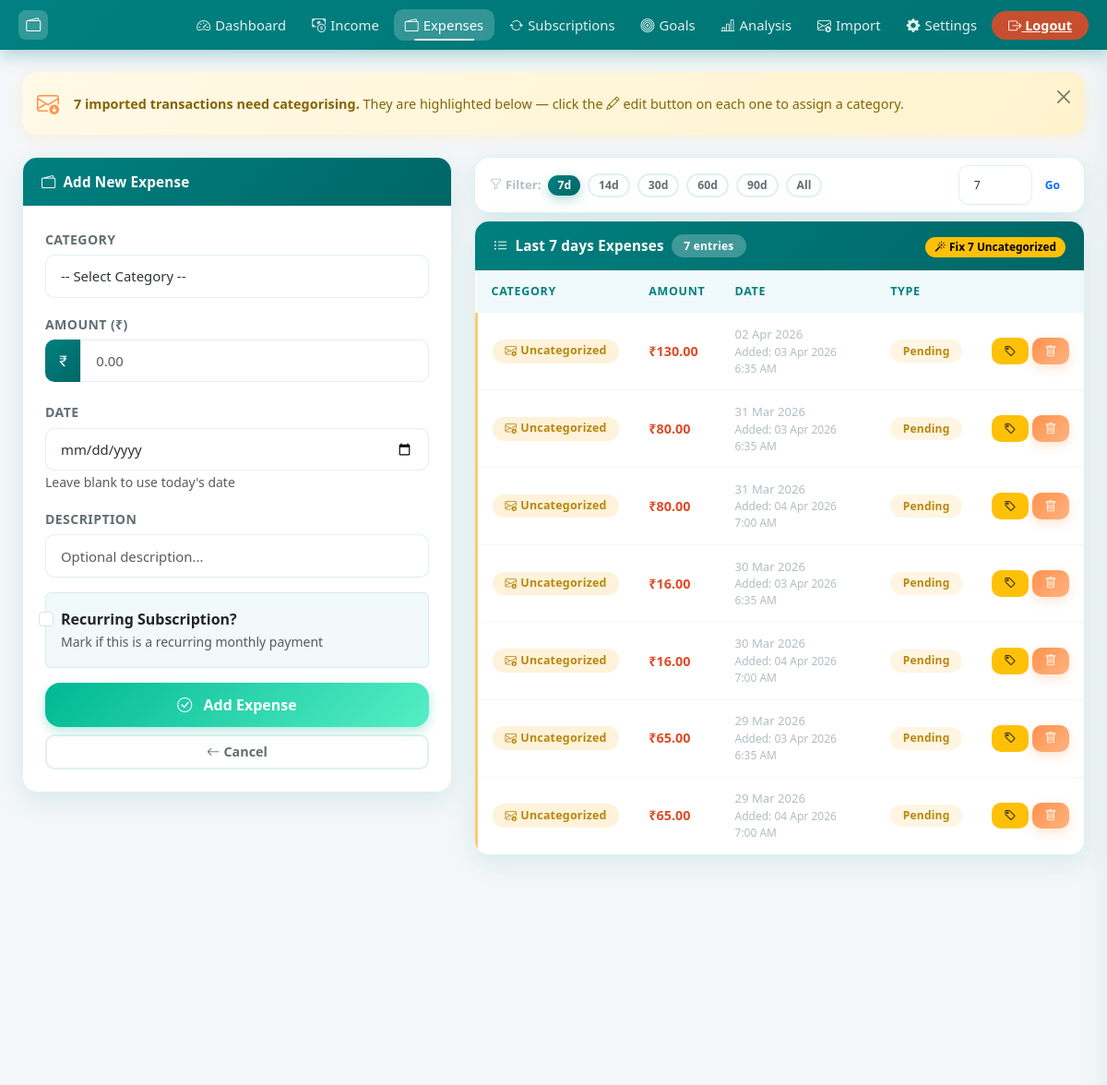
The page /add_expense?days=7 (signed in, upper part) on the database as committed earlier.
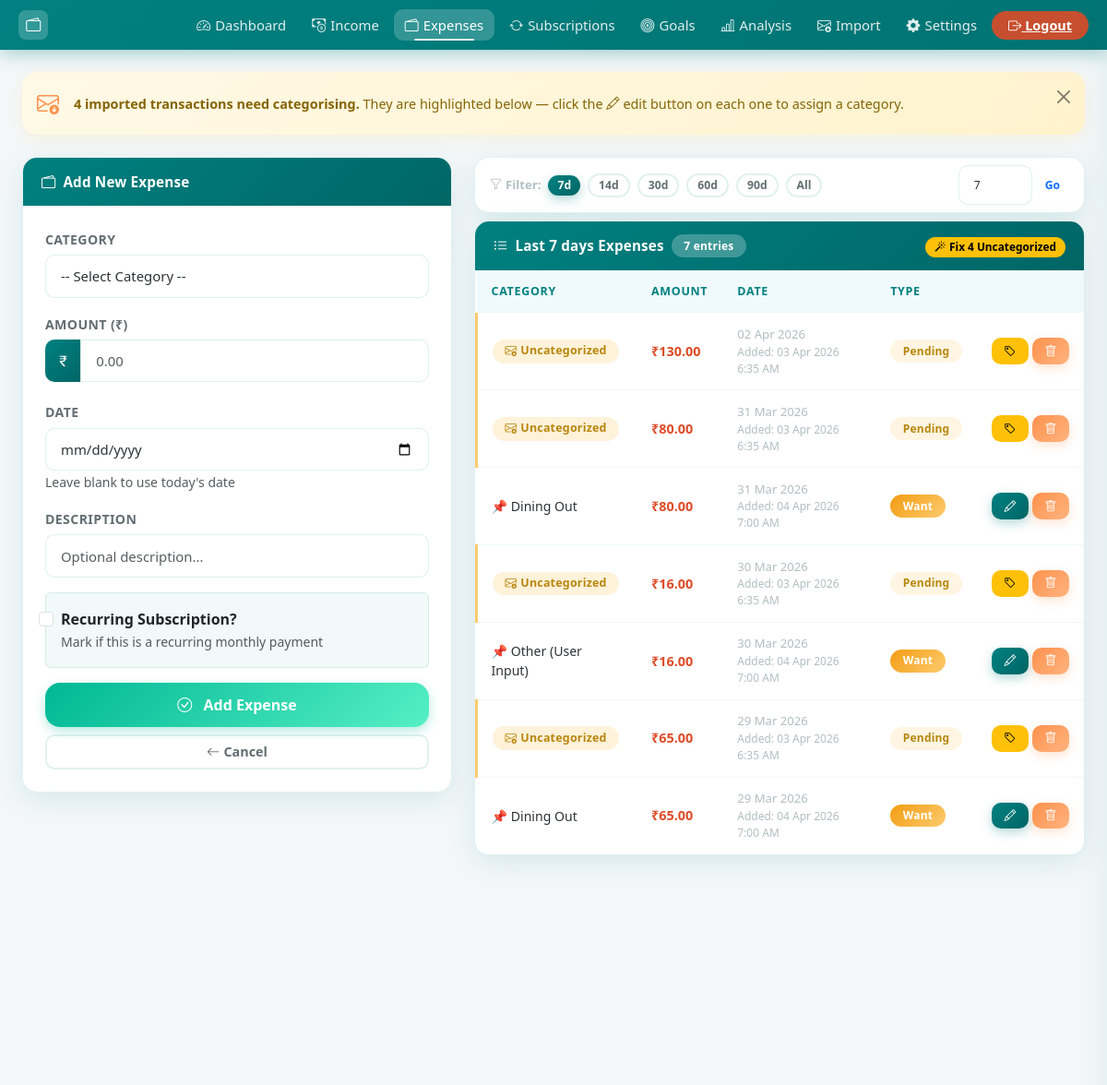
The same page on the database as committed later.
### models.py (models this page shows)
class Expense(db.Model):
    id = db.Column(db.Integer, primary_key=True)
    user_id = db.Column(db.Integer, db.ForeignKey('user.id'), nullable=False)
    category = db.Column(db.String(100), nullable=False)
    amount = db.Column(db.Float, nullable=False)
    date = db.Column(db.DateTime, default=_now)
    created_at = db.Column(db.DateTime, default=_now)
    description = db.Column(db.String(200))
    is_essential = db.Column(db.Boolean, default=False)
    is_subscription = db.Column(db.Boolean, default=False)
    sub_start_date = db.Column(db.DateTime, nullable=True)
    sub_end_date = db.Column(db.DateTime, nullable=True)
    sub_expired_notified = db.Column(db.Boolean, default=False)

### app.py (the view, shortened to what this page needs)
@app.route("/add_expense", methods=["GET", "POST"])
@login_required
def add_expense():
    form = ExpenseForm()
    form.main_category.choices = [("", "-- Select Category --")] + [
        (cat, cat) for cat in expense_categories.keys()
    ]
    if request.method == "POST":
        if form.validate_on_submit():
            if (
                form.sub_category.data == "Other (User Input)"
                and form.custom_category.data
            ):
                category = form.custom_category.data
            else:
                category = form.sub_category.data
            is_essential = classify_essential(
                form.main_category.data,
                form.sub_category.data,
                form.custom_category.data,
            )
            exp_date = datetime.now(timezone.utc).replace(tzinfo=None)
            if form.date.data:
                exp_date = datetime.combine(form.date.data, datetime.min.time())
            sub_start = None
            sub_end = None
            if form.is_subscription.data:
                if form.sub_start_date.data:
                    sub_start = datetime.combine(form.sub_start_date.data, datetime.min.time())
                if form.sub_end_date.data:
                    sub_end = datetime.combine(form.sub_end_date.data, datetime.min.time())
            expense = Expense(
                user_id=current_user.id,
                category=category,
                amount=form.amount.data,
                date=exp_date,
                description=form.description.data,
                is_essential=is_essential,
                is_subscription=form.is_subscription.data,
                sub_start_date=sub_start,
                sub_end_date=sub_end,
            )
            db.session.add(expense)
            db.session.commit()
            flash("Expense added successfully!", "success")
            return redirect(url_for("dashboard"))
        else:
            flash("Please check the form and try again.", "danger")
    else:
        form.sub_category.choices = [("", "-- Select Sub Category First --")]
    try:
        exp_filter_days = int(request.args.get("days", 0))
        if exp_filter_days <= 0:
            exp_filter_days = None
    except (ValueError, TypeError):
        exp_filter_days = None
    expense_query = Expense.query.filter_by(user_id=current_user.id)
    if exp_filter_days:
        since = datetime.now(timezone.utc).replace(tzinfo=None) - timedelta(days=exp_filter_days)
        expense_query = expense_query.filter(Expense.date >= since)
        exp_filter_label = f"Last {exp_filter_days} day{'s' if exp_filter_days != 1 else ''}"
    else:
        exp_filter_label = "All Time"
    expenses = expense_query.order_by(Expense.date.desc()).all()
    return render_template(
        "add_expense.html",
        form=form,
        edit=False,
        expenses=expenses,
        exp_filter_days=exp_filter_days,
        exp_filter_label=exp_filter_label,
    )

### templates/add_expense.html (shortened to what this page needs)
{% extends "base.html" %}
{% block content %}
{% set uncategorized = expenses | selectattr('category', 'equalto', 'Uncategorized') | list %}
{% if uncategorized %}
<div class="alert alert-warning alert-dismissible fade show d-flex align-items-center gap-3 mb-4 rounded-4" role="alert" style="border:none;box-shadow:0 4px 16px rgba(253,203,110,0.18);">
  <i class="bi bi-envelope-arrow-down fs-4 flex-shrink-0" style="color:#FF924D;"></i>
  <div>
    <strong>{{ uncategorized|length }} imported transaction{{ 's' if uncategorized|length != 1 }} need{{ '' if uncategorized|length != 1 else 's' }} categorising.</strong>
    They are highlighted below — click the <i class="bi bi-pencil"></i> edit button on each one to assign a category.
  </div>
  <button type="button" class="btn-close ms-auto" data-bs-dismiss="alert"></button>
</div>
{% endif %}
<div class="row g-4">
  <div class="col-lg-5">
    <div class="card reveal">
      <div class="card-header">
        <i class="bi bi-{% if edit %}pencil{% else %}wallet2{% endif %}"></i>
        {% if edit %}Edit Expense{% else %}Add New Expense{% endif %}
      </div>
      <div class="card-body p-4">
        <form method="POST" id="expenseForm">
          <div class="mb-3">
            {{ form.main_category.label(class="form-label") }}
            {{ form.main_category(class="form-select", id="mainCategory") }}
          </div>
          <div class="mb-3">
            {{ form.amount.label(class="form-label") }}
            <div class="input-group">
              <span class="input-group-text"><i class="bi bi-currency-rupee"></i></span>
              {{ form.amount(class="form-control", type="number", step="0.01", placeholder="0.00", id="expense_amount") }}
            </div>
          </div>
          <div class="mb-3">
            {{ form.date.label(class="form-label") }}
            {{ form.date(class="form-control") }}
            <small class="text-muted">Leave blank to use today's date</small>
          </div>
          <div class="mb-3">
            {{ form.description.label(class="form-label") }}
            {{ form.description(class="form-control", rows="2", placeholder="Optional description...") }}
          </div>
          <div class="mb-3">
            <div class="form-check p-3 rounded" style="background:rgba(0, 128, 128,0.05);border:1.5px solid var(--border-color);">
              {{ form.is_subscription(class="form-check-input", id="isSubscription") }}
              {{ form.is_subscription.label(class="form-check-label fw-semibold") }}
              <div><small class="text-muted">Mark if this is a recurring monthly payment</small></div>
            </div>
          </div>
          <div class="d-grid gap-2">
            <button type="submit" class="btn btn-success btn-lg">
              <i class="bi bi-check-circle me-2"></i>
              {% if edit %}Update Expense{% else %}Add Expense{% endif %}
            </button>
            <a href="{{ url_for('add_expense') }}" class="btn btn-outline-secondary">
              <i class="bi bi-arrow-left me-1"></i>Cancel
            </a>
          </div>
        </form>
      </div>
    </div>
  </div>
  <div class="col-lg-7">
    <div class="card mb-2">
      <div class="card-body py-2 px-3">
        <div class="d-flex align-items-center gap-2 flex-wrap">
          <span class="fw-semibold" style="font-size:0.82rem;color:var(--text-muted);white-space:nowrap;">
            <i class="bi bi-funnel me-1"></i>Filter:
          </span>
          {% set _fd = exp_filter_days | default(none) %}
          {% for preset in [7, 14, 30, 60, 90] %}
          <a href="{{ url_for('add_expense', days=preset) }}"
             class="btn btn-sm rounded-pill {% if _fd == preset %}btn-primary{% else %}btn-outline-secondary{% endif %}"
             style="font-size:0.76rem;padding:2px 10px;">
            {{ preset }}d
          </a>
          {% endfor %}
          <a href="{{ url_for('add_expense') }}"
             class="btn btn-sm rounded-pill {% if not _fd %}btn-primary{% else %}btn-outline-secondary{% endif %}"
             style="font-size:0.76rem;padding:2px 10px;">
            All
          </a>
          <form method="get" action="{{ url_for('add_expense') }}" class="d-flex align-items-center gap-1 ms-auto">
            <input type="number" name="days" min="1" max="365"
                   value="{{ exp_filter_days or '' }}"
                   placeholder="Days…"
                   class="form-control form-control-sm"
                   style="width:80px;font-size:0.76rem;">
            <button type="submit" class="btn btn-sm btn-outline-primary rounded-pill" style="font-size:0.76rem;padding:2px 10px;">Go</button>
          </form>
        </div>
      </div>
    </div>
    <div class="card">
      <div class="card-header d-flex align-items-center gap-2 flex-wrap">
        <i class="bi bi-list-ul"></i> {{ exp_filter_label | default('All Time') }} Expenses
        <span class="badge" style="background:rgba(255,255,255,0.25);">{{ expenses|length }} entries</span>
        {% set uncategorized_count = expenses | selectattr('category', 'equalto', 'Uncategorized') | list | length %}
        {% if uncategorized_count > 0 %}
        <form method="post" action="{{ url_for('retro_categorize') }}" class="ms-auto mb-0">
          <button type="submit" class="btn btn-sm btn-warning rounded-pill"
                  style="font-size:0.74rem;padding:2px 10px;"
                  title="Auto-categorize {{ uncategorized_count }} Uncategorized expense(s)">
            <i class="bi bi-magic me-1"></i>Fix {{ uncategorized_count }} Uncategorized
          </button>
        </form>
        {% else %}
        <span class="ms-auto"></span>
        {% endif %}
      </div>
      <div class="card-body p-0">
        {% if expenses %}
        <div class="table-responsive">
          <table class="table table-hover mb-0">
            <thead>
              <tr>
                <th>Category</th>
                <th>Amount</th>
                <th>Date</th>
                <th>Type</th>
                <th></th>
              </tr>
            </thead>
            <tbody>
            {% for exp in expenses %}
            <tr {% if exp.category == 'Uncategorized' %}style="background:rgba(253,203,110,0.08);border-left:3px solid #fdcb6e;"{% endif %}>
              <td style="font-size:0.88rem;">
                {% if exp.category == 'Uncategorized' %}
                  <span class="badge badge-uncategorized" style="background:rgba(253,203,110,0.25);font-size:0.78rem;">
                    <i class="bi bi-envelope-arrow-down me-1"></i>Uncategorized
                  </span>
                {% else %}
                  {% if 'rent' in exp.category.lower() or 'mortgage' in exp.category.lower() %}🏠
                  {% elif 'food' in exp.category.lower() or 'groceries' in exp.category.lower() %}🍔
                  {% elif 'transport' in exp.category.lower() %}🚗
                  {% elif 'health' in exp.category.lower() %}🏥
                  {% elif 'entertainment' in exp.category.lower() %}🎮
                  {% else %}📌{% endif %}
                  {{ exp.category }}
                {% endif %}
              </td>
              <td><strong class="text-danger">₹{{ "%.2f"|format(exp.amount) }}</strong></td>
              <td>
                <div style="font-size:0.82rem;color:var(--text-muted);">{{ exp.date.strftime('%d %b %Y') }}</div>
                {% if exp.created_at %}
                <div style="font-size:0.75rem;color:var(--text-muted);">
                  Added: <span class="local-time" data-utc="{{ exp.created_at.strftime('%Y-%m-%dT%H:%M:%SZ') }}"></span>
                </div>
                {% endif %}
              </td>
              <td>
                {% if exp.category == 'Uncategorized' %}
                  <span class="badge badge-uncategorized" style="background:rgba(253,203,110,0.2);">Pending</span>
                {% else %}
                  <span class="badge {% if exp.is_essential %}bg-success{% else %}bg-warning{% endif %}">
                    {% if exp.is_essential %}Need{% else %}Want{% endif %}
                  </span>
                {% endif %}
              </td>
              <td>
                <div class="d-flex gap-1">
                  <a href="{{ url_for('edit_expense', id=exp.id) }}" class="btn btn-sm {% if exp.category == 'Uncategorized' %}btn-warning{% else %}btn-primary{% endif %}" {% if exp.category == 'Uncategorized' %}title="Categorise this expense"{% endif %}>
                    <i class="bi bi-{% if exp.category == 'Uncategorized' %}tag{% else %}pencil{% endif %}"></i>
                  </a>
                  <a href="{{ url_for('delete_expense', id=exp.id) }}" class="btn btn-danger btn-sm"
                     onclick="return confirm('Delete this expense?')">
                    <i class="bi bi-trash"></i>
                  </a>
                </div>
              </td>
            </tr>
            {% endfor %}
            </tbody>
          </table>
        </div>
        {% else %}
        <div class="text-center py-5 text-muted">
          <i class="bi bi-wallet2" style="font-size:2.5rem;opacity:0.3;"></i>
          <p class="mt-2 mb-0">No expenses yet. Add your first one!</p>
        </div>
        {% endif %}
      </div>
    </div>
  </div>
</div>
{% endblock %}

### templates/base.html (shortened to what this page needs)
<!doctype html>
<html lang="en">
<head>
<link href="https://cdn.jsdelivr.net/npm/bootstrap@5.3.0/dist/css/bootstrap.min.css" rel="stylesheet">
<link rel="stylesheet" href="https://cdn.jsdelivr.net/npm/bootstrap-icons@1.11.3/font/bootstrap-icons.min.css">
<link rel="stylesheet" href="{{ url_for('static', filename='style.css') }}?v=13">
</head>
<body>
{% set _page_titles = {
  'dashboard': 'Dashboard',
  'add_income': 'Income',
  'edit_income': 'Edit Income',
  'add_expense': 'Expenses',
  'edit_expense': 'Edit Expense',
  'subscriptions': 'Subscriptions',
  'goals': 'Goals',
  'add_goal': 'Add Goal',
  'edit_goal': 'Edit Goal',
  'goal_detail': 'Goal Detail',
  'analysis': 'Analysis',
  'email_import': 'Import',
  'settings': 'Settings',
  'setup_mpin': 'Security',
  'change_mpin': 'Change MPIN',
  'request_account_info': 'Account Info',
  'tutorial': 'Tutorial',
  'login': 'Login',
  'register': 'Register',
} %}
<nav class="creative-navbar">
  <div class="nav-inner">
    <a class="brand-logo" href="{{ url_for('index') }}">
      <span class="brand-icon"><i class="bi bi-wallet2"></i></span>
    </a>
    <ul class="desktop-nav-links">
      {% if current_user.is_authenticated %}
      <li><a class="nav-link {% if request.endpoint == 'dashboard' %}active-nav{% endif %}" href="{{ url_for('dashboard') }}"><i class="bi bi-speedometer2"></i> Dashboard</a></li>
      <li><a class="nav-link {% if request.endpoint in ('add_income','edit_income') %}active-nav{% endif %}" href="{{ url_for('add_income') }}"><i class="bi bi-cash-coin"></i> Income</a></li>
      <li><a class="nav-link {% if request.endpoint in ('add_expense','edit_expense') %}active-nav{% endif %}" href="{{ url_for('add_expense') }}"><i class="bi bi-wallet2"></i> Expenses</a></li>
      <li><a class="nav-link {% if request.endpoint == 'subscriptions' %}active-nav{% endif %}" href="{{ url_for('subscriptions') }}"><i class="bi bi-arrow-repeat"></i> Subscriptions</a></li>
      <li><a class="nav-link {% if request.endpoint in ('goals','add_goal','edit_goal','goal_detail') %}active-nav{% endif %}" href="{{ url_for('goals') }}"><i class="bi bi-bullseye"></i> Goals</a></li>
      <li><a class="nav-link {% if request.endpoint == 'analysis' %}active-nav{% endif %}" href="{{ url_for('analysis') }}"><i class="bi bi-bar-chart-line"></i> Analysis</a></li>
      <li><a class="nav-link {% if request.endpoint == 'email_import' %}active-nav{% endif %}" href="{{ url_for('email_import') }}"><i class="bi bi-envelope-arrow-down"></i> Import</a></li>
      <li>
        <a class="nav-link {% if request.endpoint in ('settings','setup_mpin','change_mpin','change_password','change_email','request_account_info') %}active-nav{% endif %}" href="{{ url_for('settings') }}" title="Settings">
          <i class="bi bi-gear-fill"></i> Settings
        </a>
      </li>
      <li>
        <a class="btn-logout" href="{{ url_for('logout') }}">
          <i class="bi bi-box-arrow-right"></i> Logout
        </a>
      </li>
      {% endif %}
    </ul>
  </div>
</nav>
<main class="container-xxl my-4 px-4">
  {% block content %}{% endblock %}
</main>
</body>
</html>

Rows that differ between the two databases and show on the page:
changed Expense (number 3 of 7 on the later page): category (not shown) → "Dining Out"; category "Uncategorized Pending" → "📌 Want"
changed Expense: category (not shown) → "Other (User Input)"; category "Uncategorized Pending" → "📌 Want"
changed Expense (number 7 of 7 on the later page): category (not shown) → "Dining Out"; category "Uncategorized Pending" → "📌 Want"
Other text that changed with them:
{{ uncategorized|length }}: "7" → "4"
{{ uncategorized_count }}: "7" → "4"
